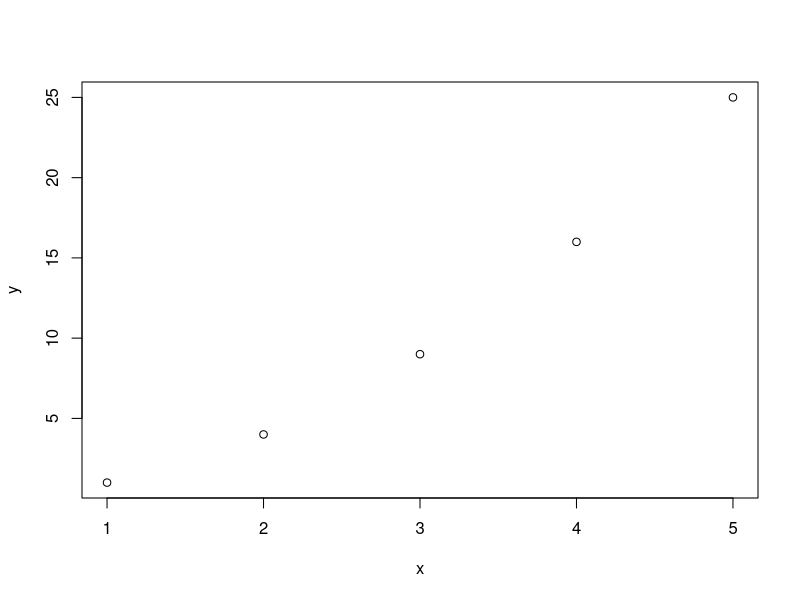
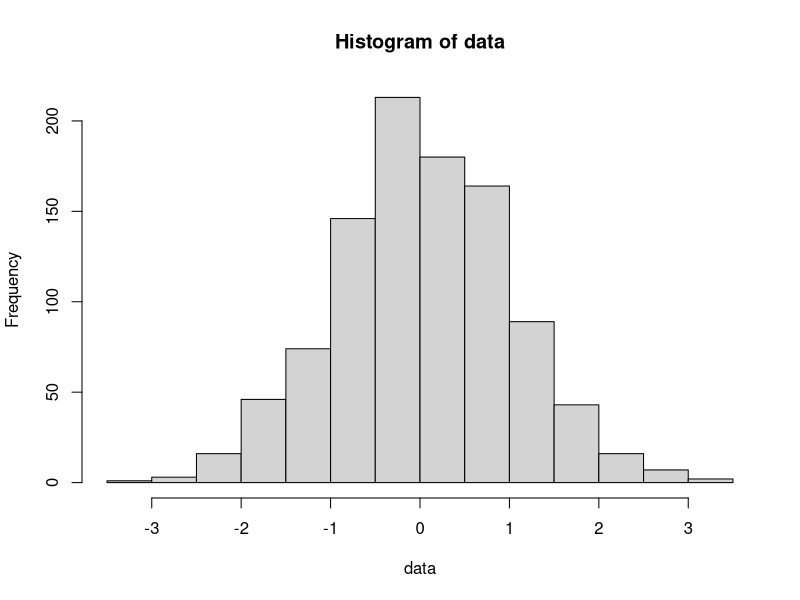
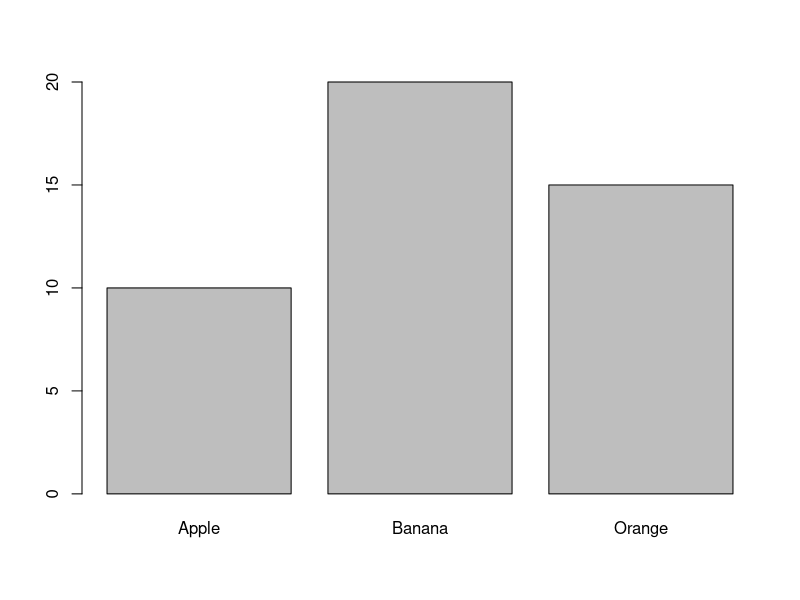

Source code (R) for these figures, in order:
####
#Topic 1: Introduction to R and data visualization

# Theory: R is a programming language that is commonly used for statistical analysis and data visualization. In R, data is typically stored in objects called data frames, which are similar to tables in a spreadsheet. R has a wide range of functions and packages that can be used to create visualizations of data, such as scatter plots, line charts, and histograms. R's graphics capabilities are highly customizable, allowing for the creation of complex and detailed visualizations.
####

# create a simple scatter plot
x <- c(1, 2, 3, 4, 5)
y <- c(1, 4, 9, 16, 25)
plot(x, y)

# create a histogram
data <- rnorm(1000) # generate 1000 random numbers
hist(data, breaks = 20)

# create a bar chart
fruits <- c("Apple", "Banana", "Orange")
counts <- c(10, 20, 15)
barplot(counts, names.arg = fruits)